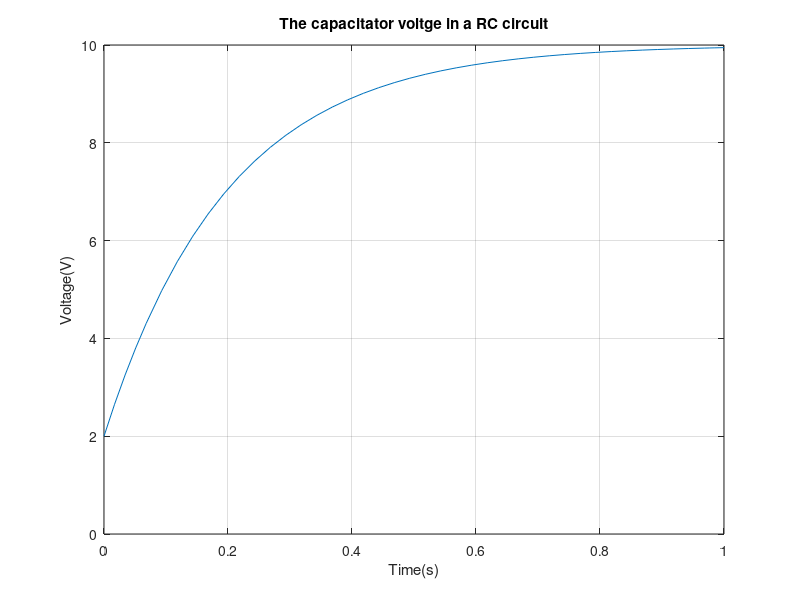

Here is the MATLAB script that generated this plot:
% RC Circuit Application 
% Define some constants 
RC = 0.2;
Vi = 2;
Va = 10;
% Use ode45 to solve the differential equation
% Solve for voltage after 0.25s
[t,V] = ode45(@(t,V)(Va-V)/RC, [0 0.25], Vi);
n = length(V);
fprintf("The voltage after 0.25s is %.2f V.\n",V(n))
% Solve for voltage after 0.5s
[t,V] = ode45(@(t,V)(Va-V)/RC, [0 0.5], Vi);
n = length(V);
fprintf("The voltage after 0.5s is %.2f V.\n",V(n))
% Solve for voltage after 1.0s
[t,V] = ode45(@(t,V)(Va-V)/RC, [0 1.0], Vi);
n = length(V);
fprintf("The voltage after 1.0s is %.2f V.\n",V(n))
% Logical comparison
near8v = V>7.9 & V<8.1;
time8v = t(near8v);
fprintf("It will take %.2f seconds for the voltage to reach 8.0V.\n",time8v)
% Plot the voltage for the first one second
plot(t,V)
ylim([0 10])
grid on 
title("The capacitator voltge in a RC circuit")
xlabel("Time(s)")
ylabel("Voltage(V)")